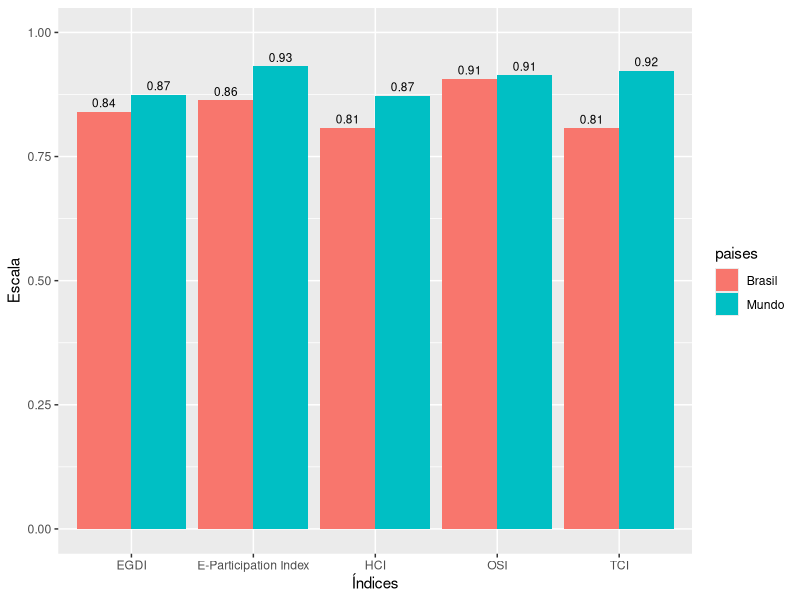

Recreate this plot in R.
library(tidyverse)
library(tidyr)
library(e1071)

egdi <- read.csv('EGOV_DATA_2024.csv') %>%
    arrange(Country.Name) %>%
    select(
            Country.Name,
            E.Government.Index,
            E.Participation.Index, 
            Online.Service.Index, 
            Human.Capital.Index, 
            Telecommunication.Infrastructure.Index
        )

egdi_brasil <- egdi %>% 
    filter(Country.Name == 'Brazil')

egdi_mundo <- egdi %>% 
    filter(Country.Name != 'Brazil')

print(skewness(egdi_mundo$E.Government.Index))

df = data.frame(
    paises = c(
        'Mundo', 
        'Brasil'),
    egdi = c(
        median(egdi_mundo$E.Government.Index),
        egdi_brasil$E.Government.Index
    ),
    epart = c(
        median(egdi_mundo$E.Participation.Index),
        egdi_brasil$E.Participation.Index
    ),
    osi = c(
        median(egdi_mundo$Online.Service.Index),
        egdi_brasil$Online.Service.Index
    ),
    hci = c(
        median(egdi_mundo$Human.Capital.Index),
        egdi_brasil$Human.Capital.Index
    ),
    tci = c(
        median(egdi_mundo$Telecommunication.Infrastructure.Index),
        egdi_brasil$Telecommunication.Infrastructure.Index
    )
)

df_long <- df %>%
  pivot_longer(cols = -paises,
               names_to = "indicador",
               values_to = "valor")

ggplot(df_long, aes(indicador, valor, fill = paises)) +
    geom_col(position = "dodge") +
    scale_x_discrete(labels = c('EGDI', 'E-Participation Index', 'HCI', 'OSI', 'TCI')) +
    geom_text(
        aes(label = round(valor, 2)),
        vjust = -0.5,    
        position = position_dodge(width = 0.9), 
        size = 3
    ) +
    coord_cartesian(ylim = c(0, 1)) +
    labs(
        x = 'Índices',
        y = 'Escala'
    )
